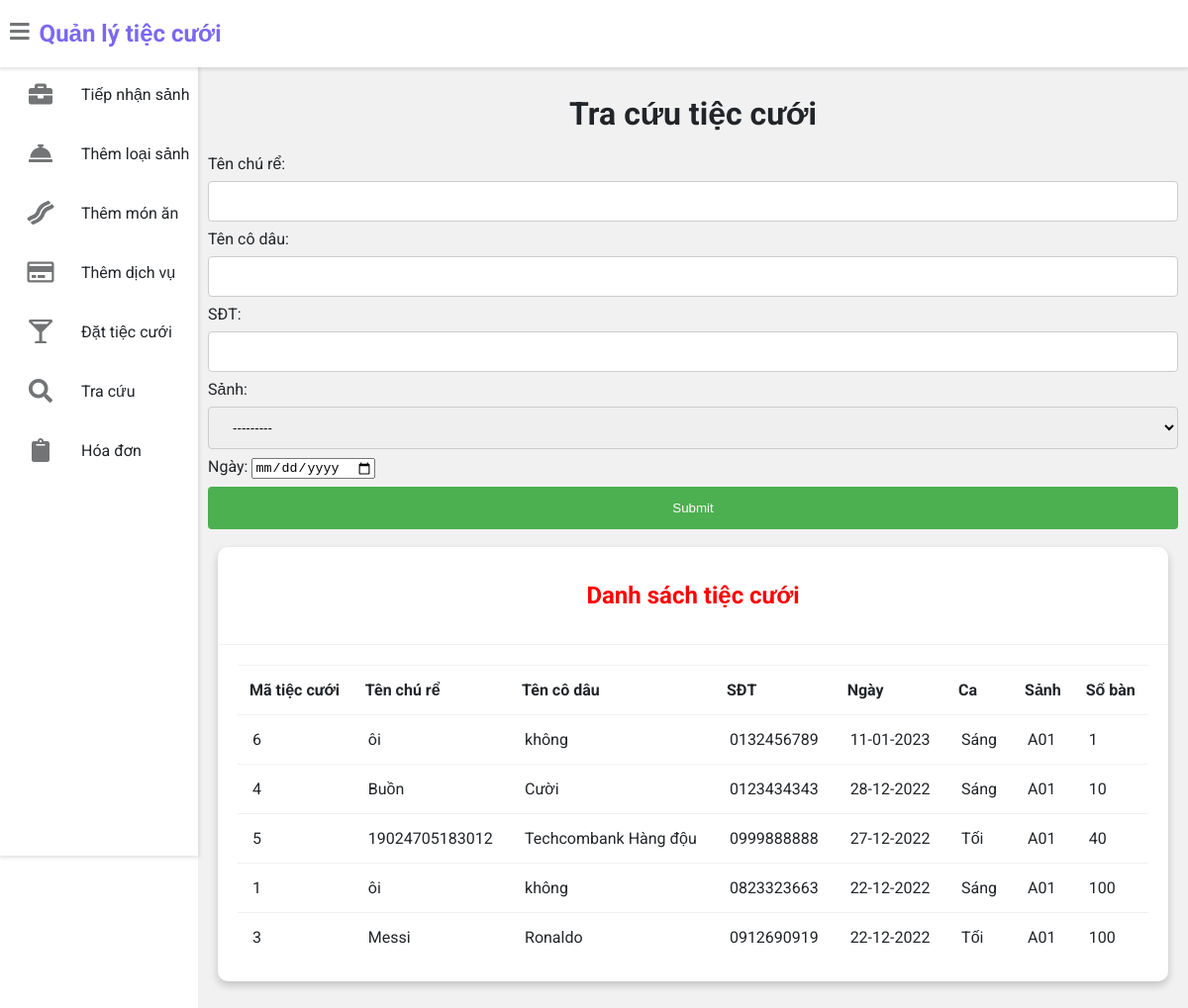
Page /tracuu on the committed database.
### tieccuoi/models.py (models this page shows, shortened)
class DatTiec(models.Model):
    MaTiecCuoi = models.AutoField(primary_key=True)
    TenChuRe = models.CharField(max_length=40)
    TenCoDau = models.CharField(max_length=40)
    SDT = models.CharField(max_length=10)
    Ngay = models.DateField(default=datetime.date.today)
    TenCa = models.ForeignKey(Ca, on_delete=models.DO_NOTHING)
    TienDatCoc = models.DecimalField(decimal_places=2, default=0, max_digits=14, null=True, blank=True, validators=[validateNonNeg])
    SoLuongBan = models.PositiveIntegerField(default=0, validators=[validatePositive])
    SLDuTru = models.PositiveIntegerField(default=0, validators=[validateNonNeg])
    MaSanh = models.ForeignKey(Sanh, on_delete=models.CASCADE)
    DSMonAn = models.ManyToManyField(MonAn)
    DSDichVu = models.ManyToManyField(DichVu, blank=True)

class Ca(models.Model):
    MaCa = models.AutoField(primary_key=True)
    TenCa = models.CharField(max_length=10)
    def __str__(self):
        return self.TenCa

### tieccuoi/views.py (the view)
# urls.py: path('tracuu', views.view_TraCuu, name='traCuu'),
def view_TraCuu(request):
    q = DatTiec.objects.select_related('MaSanh').annotate(Sanh=F('MaSanh__TenSanh')).order_by('-Ngay')[:20]
    if request.method == 'POST':
        q = DatTiec.objects.select_related('MaSanh').annotate(Sanh=F('MaSanh__TenSanh'))
        form = TraCuu(request.POST)
        if form.is_valid():
            print(q[0].Ngay)
            print(form.cleaned_data['Ngay'])
            if day := form.cleaned_data['Ngay']:
                q = q.filter(Ngay=day)
            if CoDau := form.cleaned_data['CoDau']:
                q = q.filter(TenCoDau=CoDau)
            if ChuRe := form.cleaned_data['ChuRe']:
                q = q.filter(TenChuRe=ChuRe)
            if Sanh := form.cleaned_data['Sanh']:
                q = q.filter(MaSanh__TenSanh=Sanh)
            if dt := form.cleaned_data['SDT']:
                q = q.filter(SDT=dt)
        else:
            messages.warning(request, 'Không hợp lệ')
    else:
        form = TraCuu()
    return render(request, 'tieccuoi/tracuu.html', {'form': form, 'table': q})

### tieccuoi/forms.py
class TraCuu(forms.Form):
    ChuRe = forms.CharField(max_length=40, required=False, label='Tên chú rể')
    CoDau = forms.CharField(max_length=40, required=False, label='Tên cô dâu')
    SDT = forms.CharField(max_length=10, required=False, label='SĐT')
    Sanh = forms.ModelChoiceField(queryset=Sanh.objects.all(), required=False, label='Sảnh')
    Ngay = forms.DateField(widget=forms.DateInput(attrs={'class':'form-control', 'type': 'date'}), required=False, label='Ngày')

### tieccuoi/models.py (called while the page is built)
    def __str__(self):
        return self.TenSanh

### templates/tieccuoi/tracuu.html (shortened to what this page needs)
{% extends 'tieccuoi/base.html' %}
{% load widget_tweaks %}
{% block content %}
<head>
</head>
<div class="wrapper">
    <h1 style="text-align:center;">Tra cứu tiệc cưới</h1>
    <div>
        <form method="post">
            {{ form }}
            <input type="submit" value="Submit">
        </form>
    </div>
    <div class="row">
        <div class="col-12 col-m-12 col-sm-12">
            <div class="card">
                <div class="card-header">
                    <h2 style="color:red; text-align:center" >Danh sách tiệc cưới</h2>
                </div>
                <div class="card-content">
                    <table>
                        <thead>
                            <tr>
                                <th>Mã tiệc cưới</th>
                                <th>Tên chú rể</th>
                                <th>Tên cô dâu</th>
                                <th>SĐT</th>
                                <th>Ngày</th>
                                <th>Ca</th>
                                <th>Sảnh</th>
                                <th>Số bàn</th>
                            </tr>
                        </thead>
                        <tbody>
            {% for row in table %}
            <tr>
              <td>{{row.MaTiecCuoi}}</td>
              <td>{{row.TenChuRe}}</td>
              <td>{{row.TenCoDau}}</td>
              <td>{{row.SDT}}</td>
              <td>{{row.Ngay|date:"d-m-Y"}}</td>
              <td>{{row.TenCa}}</td>
              <td>{{row.Sanh}}</td>
              <td>{{row.SoLuongBan}}</td>
            </tr>
            {% endfor %}
                        </tbody>
                    </table>
                </div>
            </div>
        </div>
</div>
{% endblock content %}

### static/style.css (style rules this page uses)
:root { --primary-color: #4834d4; --success-color: #6ab04c; --warning-color: #f0932b; --danger-color: #eb4d4b; --light-color: #212529; --light-second-color: #727475; --light-background: #ffffff; --light-second-background: #f1f1f1; --dark-color: #909090; --dark-second-color: #f5f6fa; --dark-background: #23242D; --dark-second-background: #181818; }
.light { --main-bg-color: var(--light-background); --second-bg-color: var(--light-second-background); --main-color: var(--light-color); --second-color: var(--light-second-color); }
* { box-sizing: border-box; }
body { font-family: 'Roboto', sans-serif; background: var(--main-bg-color); color: var(--main-color); margin: 0; }
.wrapper { padding: 10px; margin-left: 200px; padding-top: 75px; background: var(--second-bg-color); transition: margin-left .5s; }
.row { display: flex; flex-wrap: wrap; flex-direction: row; }
.row:after, .row:before { box-sizing: border-box; }
[class*="col-"] { padding: 10px; }
@media only screen and (min-width: 600px) { .col-sm-12 { width: 100%; } }
@media only screen and (min-width: 768px) { .col-m-12 { width: 100%; } }
@media only screen and (min-width: 992px) { .col-12 { width: 100%; } }
.card { background: var(--main-bg-color); color: var(--main-color); border-radius: 10px; margin-bottom: 10px; box-shadow: 0 4px 8px 0 rgba(0,0,0,0.2); }
.card-header { padding: 15px 30px; border-bottom: 1px solid var(--second-bg-color); position: relative; }
.card-content { padding: 20px; overflow-x: auto; }
table { border-collapse: collapse; width: 100%; }
table td { border-top: 1px solid var(--second-bg-color); padding: 15px; }
table th { border-top: 1px solid var(--second-bg-color); border-bottom: 1px solid var(--second-bg-color); padding: 15px 12px; text-align: left; }

### templates/tieccuoi/tracuu.html (style rules this page uses)
input[type=text], select,input[type=number] , textarea { width: 100%; padding: 12px 20px; margin: 8px 0; display: inline-block; border: 1px solid #ccc; border-radius: 4px; box-sizing: border-box; }
input[type=submit] { width: 100%; background-color: #4CAF50; color: white; padding: 14px 20px; margin: 8px 0; border: none; border-radius: 4px; cursor: pointer; }

### rows in the picture
DatTiec: MaTiecCuoi "6", TenChuRe "ôi", TenCoDau "không", SDT "0132456789", Ngay "11-01-2023", TenCa "Sáng", Sanh "A01", SoLuongBan "1"
DatTiec: MaTiecCuoi "4", TenChuRe "Buồn", TenCoDau "Cười", SDT "0123434343", Ngay "28-12-2022", TenCa "Sáng", Sanh "A01", SoLuongBan "10"
DatTiec: MaTiecCuoi "5", TenChuRe "19024705183012", TenCoDau "Techcombank Hàng độu", SDT "0999888888", Ngay "27-12-2022", TenCa "Tối", Sanh "A01", SoLuongBan "40"
DatTiec: MaTiecCuoi "1", TenChuRe "ôi", TenCoDau "không", SDT "0823323663", Ngay "22-12-2022", TenCa "Sáng", Sanh "A01", SoLuongBan "100"
DatTiec: MaTiecCuoi "3", TenChuRe "Messi", TenCoDau "Ronaldo", SDT "0912690919", Ngay "22-12-2022", TenCa "Tối", Sanh "A01", SoLuongBan "100"
